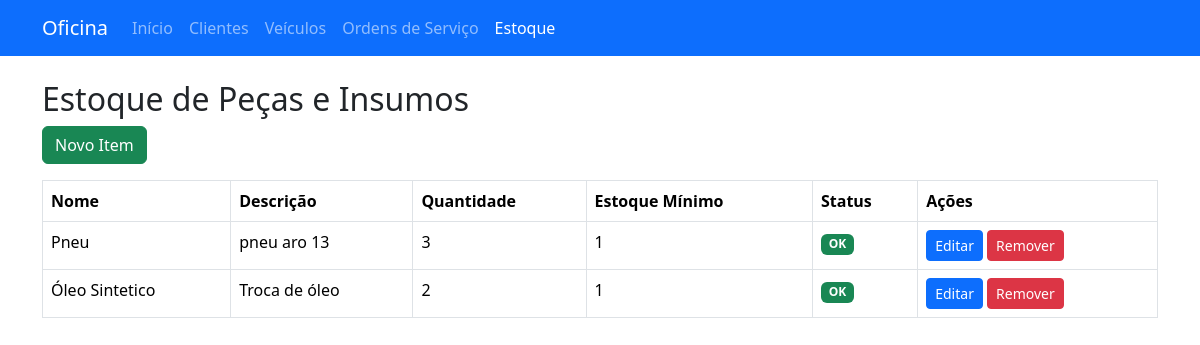
The page /estoque on the database its author committed.
### models.py (models this page shows)
class ItemEstoque(db.Model):
    __tablename__ = "item_estoque"
    id = db.Column(db.Integer, primary_key=True)
    nome = db.Column(db.String(100), nullable=False)
    descricao = db.Column(db.String(200))
    quantidade = db.Column(db.Integer, default=0, nullable=False)
    estoque_minimo = db.Column(db.Integer, default=1, nullable=False)

### app.py (the view)
@app.route('/estoque')
def estoque():
    itens = ItemEstoque.query.all()
    return render_template('estoque.html', itens=itens)

### templates/estoque.html
{% extends 'base.html' %}
{% block conteudo %}
<h2>Estoque de Peças e Insumos</h2>
<a href="{{ url_for('estoque_novo') }}" class="btn btn-success mb-3">Novo Item</a>
<table class="table table-bordered">
    <thead>
        <tr>
            <th>Nome</th>
            <th>Descrição</th>
            <th>Quantidade</th>
            <th>Estoque Mínimo</th>
            <th>Status</th>
            <th>Ações</th>
        </tr>
    </thead>
    <tbody>
    {% for item in itens %}
        <tr {% if item.quantidade <= item.estoque_minimo %}class="table-warning"{% endif %}>
            <td>{{ item.nome }}</td>
            <td>{{ item.descricao }}</td>
            <td>{{ item.quantidade }}</td>
            <td>{{ item.estoque_minimo }}</td>
            <td>
                {% if item.quantidade <= item.estoque_minimo %}
                    <span class="badge text-bg-warning">Baixo estoque</span>
                {% else %}
                    <span class="badge text-bg-success">OK</span>
                {% endif %}
            </td>
            <td>
                <a href="{{ url_for('estoque_editar', id=item.id) }}" class="btn btn-primary btn-sm">Editar</a>
                <form action="{{ url_for('estoque_deletar', id=item.id) }}" method="POST" style="display:inline;" onsubmit="return confirm('Tem certeza?');">
                    <button class="btn btn-danger btn-sm" type="submit">Remover</button>
                </form>
            </td>
        </tr>
    {% endfor %}
    </tbody>
</table>
{% endblock %}

### rows shown on the page
ItemEstoque: nome "Pneu", descricao "pneu aro 13", quantidade "3", estoque_minimo "1", shows "OK"
ItemEstoque: nome "Óleo Sintetico", descricao "Troca de óleo", quantidade "2", estoque_minimo "1", shows "OK"
